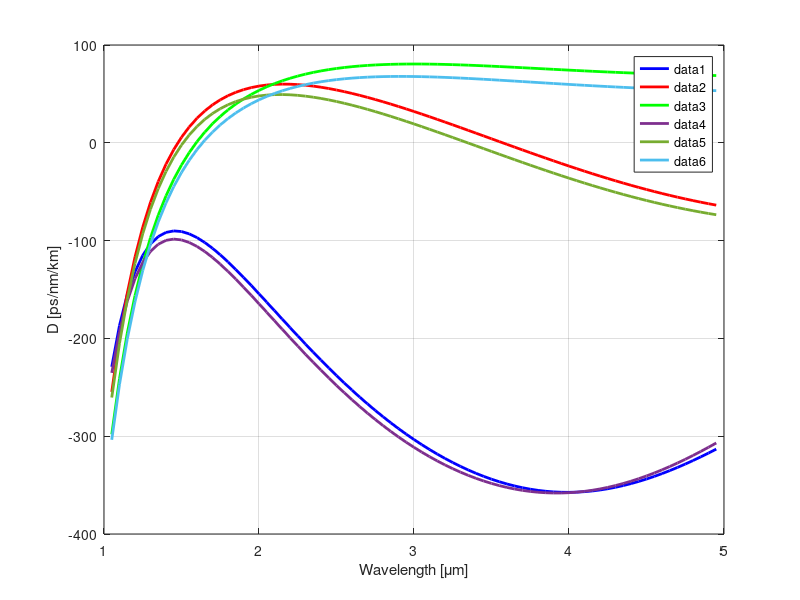

Reproduce this figure in MATLAB. (Note: this script raises an error after producing the figure.)
x=[0
-229.045498598435
-186.798468295279
-155.206841880684
-131.888499839761
-115.069352050560
-103.405681200345
-95.8642200365567
-91.6395162105251
-90.0959235557034
-90.7261882199250
-93.1214245606308
-96.9490383795346
-101.936281567649
-107.857851522060
-114.526436150323
-121.785426672361
-129.503246257083
-137.568893570024
-145.888409758577
-154.382053439169
-162.982022370676
-171.630601437123
-180.278644343268
-188.884319566303
-197.412064949720
-205.831709938960
-214.117730864149
-222.248614559817
-230.206308798101
-237.975743967074
-245.544412149101
-252.901995044515
-260.040031850769
-266.951621376244
-273.631154794322
-280.074075081889
-286.276660883011
-292.235834845241
-297.948993421423
-303.413860240909
-308.628360560093
-313.590517959620
-318.298374280967
-322.749928193389
-326.943098690672
-330.875705466127
-334.545470795255
-337.950037818520
-341.087005399832
-343.953975866877
-346.548615913752
-348.868723872186
-350.912305483172
-352.677651492309
-354.163416798059
-355.368697312504
-356.293102345143
-356.936821541964
-357.300681123984
-357.386193177452
-357.195590799097
-356.731853500788
-355.998718716736
-355.000681168605
-353.742980878202
-352.231577431894
-350.473115537131
-348.474879807744
-346.244740376929
-343.791092940471
-341.122791645828
-338.249078764718
-335.179510740247
-331.923884286193
-328.492160901916
-324.894394498187
-321.140659451598
-317.240984268589
-313.205288154261
0];

x2=[0
-254.722618010383
-199.031099284971
-153.821376512001
-116.784122480595
-86.2098016004194
-60.8120391831335
-39.6085395426127
-21.8391500878804
-6.90844294946776
5.65519434037043
16.2291480026037
25.1182749233673
32.5710149161829
38.7914946302933
43.9487192434029
48.1836217442577
51.6145198868519
54.3413770447051
56.4491565303804
58.0104820002703
59.0877636327924
59.7349077915865
59.9987023516194
59.9199448330978
59.5343670282134
58.8733982650543
57.9647969757365
56.8331779831510
55.5004545298665
53.9862095990292
52.3080113492114
50.4816808413485
48.5215204951039
46.4405111630484
44.2504804856192
41.9622496918256
39.5857602165428
37.1301842572317
34.6040203817270
32.0151784389822
29.3710518533293
26.6785823502147
23.9443159619768
21.1744508173221
18.3748807229082
15.5512305509475
12.7088884345206
9.85303208456874
6.98865133985649
4.12056759172922
1.25344796444438
-1.60818086314407
-4.45992478329179
-7.29751384405119
-10.1167986521489
-12.9137463159642
-15.6844410257169
-18.4250829379451
-21.1319905557635
-23.8016040512434
-26.4304878127675
-29.0153360845480
-31.5529765523514
-34.0403764958808
-36.4746478391057
-38.8530520223066
-41.1730063008875
-43.4320873672789
-45.6280375597195
-47.7587672396140
-49.8223597379166
-51.8170741340640
-53.7413464821945
-55.5937928320205
-57.3732087665313
-59.0785697283991
-60.7090304510412
-62.2639226363593
-63.7427526804402
0];

x3=[0
-298.096700104278
-241.241435438451
-194.715212630273
-156.221226335873
-124.061482333164
-96.9602841309462
-73.9452447177769
-54.2654268612589
-37.3339888929477
-22.6873280801954
-9.95553798581738
1.15924979127158
10.8989437698881
19.4615674733593
27.0104252610241
33.6811296708816
39.5870386933043
44.8234991837992
49.4711857635721
53.5987472266205
57.2649191599754
60.5202220262058
63.4083332869887
65.9672046885144
68.2299742797987
70.2257170725436
71.9800642792201
73.5157165436817
74.8528718696129
76.0095824015039
77.0020537216531
77.8448967944693
78.5513395009947
79.1334060135540
79.6020686619769
79.9673757498453
80.2385616857748
80.4241388324319
80.5319771948198
80.5693717609302
80.5430996817809
80.4594695206143
80.3243632373274
80.1432726177609
79.9213291061325
79.6633317929007
79.3737688627042
79.0568389839781
78.7164671189444
78.3563208379689
77.9798228915792
77.5901635677201
77.1903108154189
76.7830202658359
76.3708438022981
75.9561377647581
75.5410704742942
75.1276295671843
74.7176286170159
74.3127140291714
73.9143712068291
73.5239310897621
73.1425762733254
72.7713466446289
72.4111464003307
72.0627491287947
71.7268043776365
71.4038429850442
71.0942842587177
70.7984395802441
70.5165214080594
70.2486456482631
69.9948403579675
69.7550491870776
69.5291385848229
69.3169024003737
69.1180672187504
68.9322987893111
68.7592057720287
0];

x4=[0
-235.253641251809
-193.293537858826
-161.984757235552
-138.944458384316
-122.397810533581
-111.000339076917
-103.718005325870
-99.7445733390852
-98.4436035031066
-99.3070405588270
-101.925192703245
-105.964656809950
-111.151876593318
-117.260745436809
-124.103154606943
-131.521710864035
-139.384068801836
-147.578479575590
-156.010262952844
-164.598987494694
-173.276198011300
-181.983569011557
-190.671392948675
-199.297331377224
-207.825375808657
-216.224975639475
-224.470298975543
-232.539601569215
-240.414682179561
-248.080408401149
-255.524300195464
-262.736161098095
-269.707748640050
-276.432478918487
-282.905160340352
-289.121753871768
-295.079155986411
-300.775005794840
-306.207512482803
-311.375304079320
-316.277297244779
-320.912588131783
-325.280362933533
-329.379828862860
-333.210165817703
-336.770495643179
-340.059869971506
-343.077275219272
-345.821651632061
-348.291925797994
-350.487054738213
-352.406078113177
-354.048177140331
-355.412737568509
-356.499414699840
-357.308196842254
-357.839467268424
-358.094060791991
-358.073314662140
-357.779110612929
-357.213910304210
-356.380779300025
-355.283402141371
-353.926087084844
-352.313761359616
-350.451956097212
-348.346783161713
-346.004903844014
-343.433489128871
-340.640176863083
-337.633019541054
-334.420433320422
-331.011139823456
-327.414110461000
-323.638505954478
-319.693621182182
-315.588827339752
-311.333518459437
-306.937059989743
0];

x5=[0
-260.463114687681
-205.024152432050
-160.064997146669
-123.276264110927
-92.9483411008884
-67.7947598813825
-46.8331163274271
-29.3031361091304
-14.6092574230631
-2.27972238064922
8.06301094821530
16.7239648637481
23.9517535616685
29.9506862928567
34.8899582487405
38.9106992653154
42.1314296302988
44.6523207371522
46.5585476704611
47.9229496808860
48.8081543634481
49.2682874591921
49.3503561567188
49.0953765280485
48.5392976106169
47.7137624150951
46.6467394767929
45.3630485438339
43.8848010160105
42.2317712667208
40.4217098804338
38.4706108795522
36.3929390492679
34.2018258114862
31.9092368107713
29.5261179346085
27.0625207630104
24.5277124130657
21.9302709319654
19.2781690415700
16.5788463245183
13.8392734568171
11.0660077493385
8.26524142970205
5.44284428949382
2.60440017267882
-0.244761362733220
-3.09953796531204
-5.95503124616314
-8.80652714722411
-11.6494802523034
-14.4795000480258
-17.2923405946731
-20.0838920028090
-22.8501750521026
-25.5873357688804
-28.2916438939888
-30.9594912646816
-33.5873915166059
-36.1719814942300
-38.7100232292603
-41.1984058864334
-43.6341489552146
-46.0144059204026
-48.3364673676452
-50.5977644308449
-52.7958725687227
-54.9285148996622
-56.9935649274692
-58.9890493225553
-60.9131504750356
-62.7642078042593
-64.5407192627623
-66.2413418454595
-67.8648915997115
-69.4103431044368
-70.8768280205459
-72.2636336995800
-73.5701998676674
0];

x6=[0
-303.688375731603
-247.069722885544
-200.777661741972
-162.515424720055
-130.585041650348
-103.710828554071
-80.9204010303155
-61.4628160899855
-44.7512180311212
-30.3219835400270
-17.8051787036892
-6.90290197269405
2.62679394893439
10.9819763374948
18.3259978056386
24.7945230480440
30.5009657870059
35.5407315296929
39.9945558206660
43.9311500007496
47.4093133563317
50.4796302926991
53.1858421485805
55.5659630238144
57.6531921909762
59.4766629636941
61.0620618202458
62.4321412459494
63.6071460790847
64.6051708012389
65.4424574721091
66.1336475282326
66.6919930060554
67.1295352681511
67.4572566428111
67.6852085289189
67.8226202092347
67.8779922564487
67.8591750517358
67.7734364398219
67.6275194999872
67.4276918767091
67.1797882547231
66.8892462499571
66.5611388438828
66.2002002192352
65.8108505012282
65.3972152717822
64.9631444656684
64.5122273598512
64.0478075634535
63.5729948641028
63.0906770995014
62.6035303963472
62.1140292467181
61.6244543363583
61.1369022352962
60.6532927534431
60.1753764525389
59.7047421872313
59.2428246307897
58.7909101843328
58.3501451791572
57.9215416060208
57.5059839248067
57.1042358709898
56.7169465012895
56.3446571336593
55.9878068942569
55.6467393044713
55.3217089841240
55.0128859868456
54.7203637417226
54.4441636199266
54.1842402168591
53.9404886410466
53.7127476682405
53.5008069929788
53.3044110078151
0];

lambda = 1:0.05:5;
N = 81;

figure
plot (lambda(2:N-1),x(2:N-1),'linewidth',2,'Color','b');
xlabel ('Wavelength [\mum]');
ylabel ('D [ps/nm/km]');
grid on
hold on;
plot (lambda(2:N-1),x2(2:N-1),'linewidth',2,'Color','r');
hold on;
plot (lambda(2:N-1),x3(2:N-1),'linewidth',2,'Color','g');
legend
hold on;
plot (lambda(2:N-1),x4(2:N-1),'linewidth',2);
hold on;
plot (lambda(2:N-1),x5(2:N-1),'linewidth',2);
hold on;
plot (lambda(2:N-1),x6(2:N-1),'linewidth',2);
xline(1.55, 'k--', 'LineWidth', 1.5); % 'k--' for a black dashed line